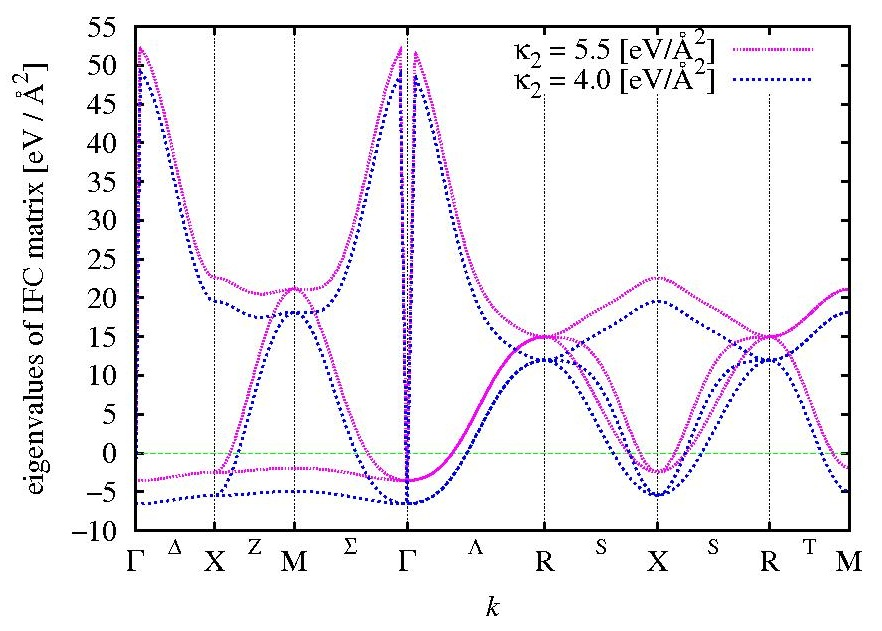

The script that saved this image:
#!/usr/bin/env gnuplot
# dipole-dipole.gp
# Time-stamp: <2009-03-27 01:18:07 takeshi>
# Author: Takeshi NISHIMATSU
##
set encoding iso_8859_1

set terminal postscript landscape enhanced color "Times-Roman" 24
set output "compare-dispersion.eps"

set grid x

set ylabel 'eigenvalues of IFC matrix [eV / \305^2]'
set yrange [-10:55]
set ytics 5

set xlabel '{/Times-Italic k}'
set xtics ('{/Symbol \107}'   0.000000000,\
           'X'                0.500000000,\
           'M'                1.000000000,\
           '{/Symbol \107}'   1.707106781,\
           'R'                2.573132185,\
           'X'                3.280238966,\
           'R'                3.987345747,\
           'M'                4.487345747)

#          ''                 1.353553391,\

axis_height = -12.0
set label 9991 'D' at 0.25                          ,axis_height center font      "Symbol,18"
set label 9992 'Z' at 0.75                          ,axis_height center font "Times-Roman,18"
set label 9993 'S' at 1.00+  sqrt(2.0)/4            ,axis_height center font      "Symbol,18"
set label 9994 'L' at 1.00+  sqrt(2.0)/2+sqrt(3.0)/4,axis_height center font      "Symbol,18"
set label 9995 'S' at 1.00+3*sqrt(2.0)/4+sqrt(3.0)/2,axis_height center font "Times-Roman,18"
set label 9996 'S' at 1.00+5*sqrt(2.0)/4+sqrt(3.0)/2,axis_height center font "Times-Roman,18"
set label 9997 'T' at 1.25+3*sqrt(2.0)/2+sqrt(3.0)/2,axis_height center font "Times-Roman,18"

plot 0 notitle w l lt 2,\
'kappa5.5/bulk32x32x32.dipole-dipole-long+short.dat' using 1:($5) t '{/Symbol k}_2 = 5.5 [eV/\305^2]' w l lt 4 lw 2,\
'kappa5.5/bulk32x32x32.dipole-dipole-long+short.dat' using 1:($6) notitle                             w l lt 4 lw 2,\
'kappa5.5/bulk32x32x32.dipole-dipole-long+short.dat' using 1:($7) notitle                             w l lt 4 lw 2,\
'kappa4.0/bulk32x32x32.dipole-dipole-long+short.dat' using 1:($5) t '{/Symbol k}_2 = 4.0 [eV/\305^2]' w l lt 3 lw 2,\
'kappa4.0/bulk32x32x32.dipole-dipole-long+short.dat' using 1:($6) notitle                             w l lt 3 lw 2,\
'kappa4.0/bulk32x32x32.dipole-dipole-long+short.dat' using 1:($7) notitle                             w l lt 3 lw 2

#Local variables:
#  compile-command: "gnuplot compare-dispersion.gp && kill -HUP `pgrep gv`"
#End:
